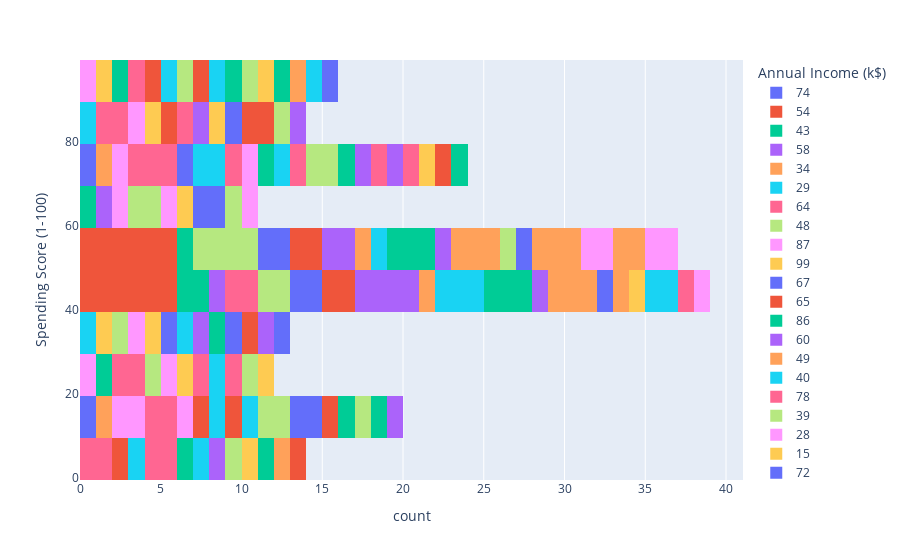

The code cell stored with this chart in its notebook:
### Code cell
px.histogram(df, y = 'Spending Score (1-100)', color = 'Annual Income (k$)')

### Figure 1 — Plotly figure (JSON) as saved in the notebook; plotly's stock layout.template omitted (floating-point values rounded to 4 significant figures)
{"data": [{"alignmentgroup": "True", "bingroup": "y", "hovertemplate": "Annual Income (k$)=74<br>count=%{x}<br>Spending Score (1-100)=%{y}<extra></extra>", "legendgroup": "74", "marker": {"color": "#636efa", "pattern": {"shape": ""}}, "name": "74", "offsetgroup": "74", "orientation": "h", "showlegend": true, "type": "histogram", "xaxis": "x", "y": [10, 72], "yaxis": "y"}, {"alignmentgroup": "True", "bingroup": "y", "hovertemplate": "Annual Income (k$)=54<br>count=%{x}<br>Spending Score (1-100)=%{y}<extra></extra>", "legendgroup": "54", "marker": {"color": "#EF553B", "pattern": {"shape": ""}}, "name": "54", "offsetgroup": "54", "orientation": "h", "showlegend": true, "type": "histogram", "xaxis": "x", "y": [46, 47, 53, 42, 41, 44, 55, 54, 48, 52, 51, 57], "yaxis": "y"}, {"alignmentgroup": "True", "bingroup": "y", "hovertemplate": "Annual Income (k$)=43<br>count=%{x}<br>Spending Score (1-100)=%{y}<extra></extra>", "legendgroup": "43", "marker": {"color": "#00cc96", "pattern": {"shape": ""}}, "name": "43", "offsetgroup": "43", "orientation": "h", "showlegend": true, "type": "histogram", "xaxis": "x", "y": [45, 54, 41, 60], "yaxis": "y"}, {"alignmentgroup": "True", "bingroup": "y", "hovertemplate": "Annual Income (k$)=58<br>count=%{x}<br>Spending Score (1-100)=%{y}<extra></extra>", "legendgroup": "58", "marker": {"color": "#ab63fa", "pattern": {"shape": ""}}, "name": "58", "offsetgroup": "58", "orientation": "h", "showlegend": true, "type": "histogram", "xaxis": "x", "y": [60, 46], "yaxis": "y"}, {"alignmentgroup": "True", "bingroup": "y", "hovertemplate": "Annual Income (k$)=34<br>count=%{x}<br>Spending Score (1-100)=%{y}<extra></extra>", "legendgroup": "34", "marker": {"color": "#FFA15A", "pattern": {"shape": ""}}, "name": "34", "offsetgroup": "34", "orientation": "h", "showlegend": true, "type": "histogram", "xaxis": "x", "y": [73, 17], "yaxis": "y"}, {"alignmentgroup": "True", "bingroup": "y", "hovertemplate": "Annual Income (k$)=29<br>count=%{x}<br>Spending Score (1-100)=%{y}<extra></extra>", "legendgroup": "29", "marker": {"color": "#19d3f3", "pattern": {"shape": ""}}, "name": "29", "offsetgroup": "29", "orientation": "h", "showlegend": true, "type": "histogram", "xaxis": "x", "y": [31, 87], "yaxis": "y"}, {"alignmentgroup": "True", "bingroup": "y", "hovertemplate": "Annual Income (k$)=64<br>count=%{x}<br>Spending Score (1-100)=%{y}<extra></extra>", "legendgroup": "64", "marker": {"color": "#FF6692", "pattern": {"shape": ""}}, "name": "64", "offsetgroup": "64", "orientation": "h", "showlegend": true, "type": "histogram", "xaxis": "x", "y": [42, 46], "yaxis": "y"}, {"alignmentgroup": "True", "bingroup": "y", "hovertemplate": "Annual Income (k$)=48<br>count=%{x}<br>Spending Score (1-100)=%{y}<extra></extra>", "legendgroup": "48", "marker": {"color": "#B6E880", "pattern": {"shape": ""}}, "name": "48", "offsetgroup": "48", "orientation": "h", "showlegend": true, "type": "histogram", "xaxis": "x", "y": [51, 48, 50, 59, 59, 47], "yaxis": "y"}, {"alignmentgroup": "True", "bingroup": "y", "hovertemplate": "Annual Income (k$)=87<br>count=%{x}<br>Spending Score (1-100)=%{y}<extra></extra>", "legendgroup": "87", "marker": {"color": "#FF97FF", "pattern": {"shape": ""}}, "name": "87", "offsetgroup": "87", "orientation": "h", "showlegend": true, "type": "histogram", "xaxis": "x", "y": [10, 63, 13, 75, 92, 27], "yaxis": "y"}, {"alignmentgroup": "True", "bingroup": "y", "hovertemplate": "Annual Income (k$)=99<br>count=%{x}<br>Spending Score (1-100)=%{y}<extra></extra>", "legendgroup": "99", "marker": {"color": "#FECB52", "pattern": {"shape": ""}}, "name": "99", "offsetgroup": "99", "orientation": "h", "showlegend": true, "type": "histogram", "xaxis": "x", "y": [97, 39], "yaxis": "y"}, {"alignmentgroup": "True", "bingroup": "y", "hovertemplate": "Annual Income (k$)=67<br>count=%{x}<br>Spending Score (1-100)=%{y}<extra></extra>", "legendgroup": "67", "marker": {"color": "#636efa", "pattern": {"shape": ""}}, "name": "67", "offsetgroup": "67", "orientation": "h", "showlegend": true, "type": "histogram", "xaxis": "x", "y": [56, 40, 43, 57], "yaxis": "y"}, {"alignmentgroup": "True", "bingroup": "y", "hovertemplate": "Annual Income (k$)=65<br>count=%{x}<br>Spending Score (1-100)=%{y}<extra></extra>", "legendgroup": "65", "marker": {"color": "#EF553B", "pattern": {"shape": ""}}, "name": "65", "offsetgroup": "65", "orientation": "h", "showlegend": true, "type": "histogram", "xaxis": "x", "y": [43, 50, 48, 59], "yaxis": "y"}, {"alignmentgroup": "True", "bingroup": "y", "hovertemplate": "Annual Income (k$)=86<br>count=%{x}<br>Spending Score (1-100)=%{y}<extra></extra>", "legendgroup": "86", "marker": {"color": "#00cc96", "pattern": {"shape": ""}}, "name": "86", "offsetgroup": "86", "orientation": "h", "showlegend": true, "type": "histogram", "xaxis": "x", "y": [95, 20], "yaxis": "y"}, {"alignmentgroup": "True", "bingroup": "y", "hovertemplate": "Annual Income (k$)=60<br>count=%{x}<br>Spending Score (1-100)=%{y}<extra></extra>", "legendgroup": "60", "marker": {"color": "#ab63fa", "pattern": {"shape": ""}}, "name": "60", "offsetgroup": "60", "orientation": "h", "showlegend": true, "type": "histogram", "xaxis": "x", "y": [40, 50, 52, 49, 47, 42], "yaxis": "y"}, {"alignmentgroup": "True", "bingroup": "y", "hovertemplate": "Annual Income (k$)=49<br>count=%{x}<br>Spending Score (1-100)=%{y}<extra></extra>", "legendgroup": "49", "marker": {"color": "#FFA15A", "pattern": {"shape": ""}}, "name": "49", "offsetgroup": "49", "orientation": "h", "showlegend": true, "type": "histogram", "xaxis": "x", "y": [55, 42], "yaxis": "y"}, {"alignmentgroup": "True", "bingroup": "y", "hovertemplate": "Annual Income (k$)=40<br>count=%{x}<br>Spending Score (1-100)=%{y}<extra></extra>", "legendgroup": "40", "marker": {"color": "#19d3f3", "pattern": {"shape": ""}}, "name": "40", "offsetgroup": "40", "orientation": "h", "showlegend": true, "type": "histogram", "xaxis": "x", "y": [42, 47, 55, 42], "yaxis": "y"}, {"alignmentgroup": "True", "bingroup": "y", "hovertemplate": "Annual Income (k$)=78<br>count=%{x}<br>Spending Score (1-100)=%{y}<extra></extra>", "legendgroup": "78", "marker": {"color": "#FF6692", "pattern": {"shape": ""}}, "name": "78", "offsetgroup": "78", "orientation": "h", "showlegend": true, "type": "histogram", "xaxis": "x", "y": [78, 20, 73, 90, 22, 17, 1, 16, 89, 88, 1, 76], "yaxis": "y"}, {"alignmentgroup": "True", "bingroup": "y", "hovertemplate": "Annual Income (k$)=39<br>count=%{x}<br>Spending Score (1-100)=%{y}<extra></extra>", "legendgroup": "39", "marker": {"color": "#B6E880", "pattern": {"shape": ""}}, "name": "39", "offsetgroup": "39", "orientation": "h", "showlegend": true, "type": "histogram", "xaxis": "x", "y": [61, 28, 36, 65], "yaxis": "y"}, {"alignmentgroup": "True", "bingroup": "y", "hovertemplate": "Annual Income (k$)=28<br>count=%{x}<br>Spending Score (1-100)=%{y}<extra></extra>", "legendgroup": "28", "marker": {"color": "#FF97FF", "pattern": {"shape": ""}}, "name": "28", "offsetgroup": "28", "orientation": "h", "showlegend": true, "type": "histogram", "xaxis": "x", "y": [14, 82, 61, 32], "yaxis": "y"}, {"alignmentgroup": "True", "bingroup": "y", "hovertemplate": "Annual Income (k$)=15<br>count=%{x}<br>Spending Score (1-100)=%{y}<extra></extra>", "legendgroup": "15", "marker": {"color": "#FECB52", "pattern": {"shape": ""}}, "name": "15", "offsetgroup": "15", "orientation": "h", "showlegend": true, "type": "histogram", "xaxis": "x", "y": [81, 39], "yaxis": "y"}, {"alignmentgroup": "True", "bingroup": "y", "hovertemplate": "Annual Income (k$)=72<br>count=%{x}<br>Spending Score (1-100)=%{y}<extra></extra>", "legendgroup": "72", "marker": {"color": "#636efa", "pattern": {"shape": ""}}, "name": "72", "offsetgroup": "72", "orientation": "h", "showlegend": true, "type": "histogram", "xaxis": "x", "y": [34, 71], "yaxis": "y"}, {"alignmentgroup": "True", "bingroup": "y", "hovertemplate": "Annual Income (k$)=33<br>count=%{x}<br>Spending Score (1-100)=%{y}<extra></extra>", "legendgroup": "33", "marker": {"color": "#EF553B", "pattern": {"shape": ""}}, "name": "33", "offsetgroup": "33", "orientation": "h", "showlegend": true, "type": "histogram", "xaxis": "x", "y": [81, 92, 14, 4], "yaxis": "y"}, {"alignmentgroup": "True", "bingroup": "y", "hovertemplate": "Annual Income (k$)=63<br>count=%{x}<br>Spending Score (1-100)=%{y}<extra></extra>", "legendgroup": "63", "marker": {"color": "#00cc96", "pattern": {"shape": ""}}, "name": "63", "offsetgroup": "63", "orientation": "h", "showlegend": true, "type": "histogram", "xaxis": "x", "y": [43, 46, 54, 52, 50, 48], "yaxis": "y"}, {"alignmentgroup": "True", "bingroup": "y", "hovertemplate": "Annual Income (k$)=59<br>count=%{x}<br>Spending Score (1-100)=%{y}<extra></extra>", "legendgroup": "59", "marker": {"color": "#ab63fa", "pattern": {"shape": ""}}, "name": "59", "offsetgroup": "59", "orientation": "h", "showlegend": true, "type": "histogram", "xaxis": "x", "y": [41, 55], "yaxis": "y"}, {"alignmentgroup": "True", "bingroup": "y", "hovertemplate": "Annual Income (k$)=62<br>count=%{x}<br>Spending Score (1-100)=%{y}<extra></extra>", "legendgroup": "62", "marker": {"color": "#FFA15A", "pattern": {"shape": ""}}, "name": "62", "offsetgroup": "62", "orientation": "h", "showlegend": true, "type": "histogram", "xaxis": "x", "y": [56, 41, 42, 55, 48, 59], "yaxis": "y"}, {"alignmentgroup": "True", "bingroup": "y", "hovertemplate": "Annual Income (k$)=71<br>count=%{x}<br>Spending Score (1-100)=%{y}<extra></extra>", "legendgroup": "71", "marker": {"color": "#19d3f3", "pattern": {"shape": ""}}, "name": "71", "offsetgroup": "71", "orientation": "h", "showlegend": true, "type": "histogram", "xaxis": "x", "y": [95, 75, 11, 35, 75, 9], "yaxis": "y"}, {"alignmentgroup": "True", "bingroup": "y", "hovertemplate": "Annual Income (k$)=73<br>count=%{x}<br>Spending Score (1-100)=%{y}<extra></extra>", "legendgroup": "73", "marker": {"color": "#FF6692", "pattern": {"shape": ""}}, "name": "73", "offsetgroup": "73", "orientation": "h", "showlegend": true, "type": "histogram", "xaxis": "x", "y": [7, 88, 73, 5], "yaxis": "y"}, {"alignmentgroup": "True", "bingroup": "y", "hovertemplate": "Annual Income (k$)=69<br>count=%{x}<br>Spending Score (1-100)=%{y}<extra></extra>", "legendgroup": "69", "marker": {"color": "#B6E880", "pattern": {"shape": ""}}, "name": "69", "offsetgroup": "69", "orientation": "h", "showlegend": true, "type": "histogram", "xaxis": "x", "y": [58, 91], "yaxis": "y"}, {"alignmentgroup": "True", "bingroup": "y", "hovertemplate": "Annual Income (k$)=126<br>count=%{x}<br>Spending Score (1-100)=%{y}<extra></extra>", "legendgroup": "126", "marker": {"color": "#FF97FF", "pattern": {"shape": ""}}, "name": "126", "offsetgroup": "126", "orientation": "h", "showlegend": true, "type": "histogram", "xaxis": "x", "y": [74, 28], "yaxis": "y"}, {"alignmentgroup": "True", "bingroup": "y", "hovertemplate": "Annual Income (k$)=101<br>count=%{x}<br>Spending Score (1-100)=%{y}<extra></extra>", "legendgroup": "101", "marker": {"color": "#FECB52", "pattern": {"shape": ""}}, "name": "101", "offsetgroup": "101", "orientation": "h", "showlegend": true, "type": "histogram", "xaxis": "x", "y": [24, 68], "yaxis": "y"}, {"alignmentgroup": "True", "bingroup": "y", "hovertemplate": "Annual Income (k$)=44<br>count=%{x}<br>Spending Score (1-100)=%{y}<extra></extra>", "legendgroup": "44", "marker": {"color": "#636efa", "pattern": {"shape": ""}}, "name": "44", "offsetgroup": "44", "orientation": "h", "showlegend": true, "type": "histogram", "xaxis": "x", "y": [50, 46], "yaxis": "y"}, {"alignmentgroup": "True", "bingroup": "y", "hovertemplate": "Annual Income (k$)=93<br>count=%{x}<br>Spending Score (1-100)=%{y}<extra></extra>", "legendgroup": "93", "marker": {"color": "#EF553B", "pattern": {"shape": ""}}, "name": "93", "offsetgroup": "93", "orientation": "h", "showlegend": true, "type": "histogram", "xaxis": "x", "y": [90, 14], "yaxis": "y"}, {"alignmentgroup": "True", "bingroup": "y", "hovertemplate": "Annual Income (k$)=25<br>count=%{x}<br>Spending Score (1-100)=%{y}<extra></extra>", "legendgroup": "25", "marker": {"color": "#00cc96", "pattern": {"shape": ""}}, "name": "25", "offsetgroup": "25", "orientation": "h", "showlegend": true, "type": "histogram", "xaxis": "x", "y": [73, 5], "yaxis": "y"}, {"alignmentgroup": "True", "bingroup": "y", "hovertemplate": "Annual Income (k$)=97<br>count=%{x}<br>Spending Score (1-100)=%{y}<extra></extra>", "legendgroup": "97", "marker": {"color": "#ab63fa", "pattern": {"shape": ""}}, "name": "97", "offsetgroup": "97", "orientation": "h", "showlegend": true, "type": "histogram", "xaxis": "x", "y": [86, 32], "yaxis": "y"}, {"alignmentgroup": "True", "bingroup": "y", "hovertemplate": "Annual Income (k$)=46<br>count=%{x}<br>Spending Score (1-100)=%{y}<extra></extra>", "legendgroup": "46", "marker": {"color": "#FFA15A", "pattern": {"shape": ""}}, "name": "46", "offsetgroup": "46", "orientation": "h", "showlegend": true, "type": "histogram", "xaxis": "x", "y": [46, 56, 55, 51], "yaxis": "y"}, {"alignmentgroup": "True", "bingroup": "y", "hovertemplate": "Annual Income (k$)=19<br>count=%{x}<br>Spending Score (1-100)=%{y}<extra></extra>", "legendgroup": "19", "marker": {"color": "#19d3f3", "pattern": {"shape": ""}}, "name": "19", "offsetgroup": "19", "orientation": "h", "showlegend": true, "type": "histogram", "xaxis": "x", "y": [99, 3, 72, 14], "yaxis": "y"}, {"alignmentgroup": "True", "bingroup": "y", "hovertemplate": "Annual Income (k$)=85<br>count=%{x}<br>Spending Score (1-100)=%{y}<extra></extra>", "legendgroup": "85", "marker": {"color": "#FF6692", "pattern": {"shape": ""}}, "name": "85", "offsetgroup": "85", "orientation": "h", "showlegend": true, "type": "histogram", "xaxis": "x", "y": [75, 26], "yaxis": "y"}, {"alignmentgroup": "True", "bingroup": "y", "hovertemplate": "Annual Income (k$)=20<br>count=%{x}<br>Spending Score (1-100)=%{y}<extra></extra>", "legendgroup": "20", "marker": {"color": "#B6E880", "pattern": {"shape": ""}}, "name": "20", "offsetgroup": "20", "orientation": "h", "showlegend": true, "type": "histogram", "xaxis": "x", "y": [77, 79, 15, 13], "yaxis": "y"}, {"alignmentgroup": "True", "bingroup": "y", "hovertemplate": "Annual Income (k$)=57<br>count=%{x}<br>Spending Score (1-100)=%{y}<extra></extra>", "legendgroup": "57", "marker": {"color": "#FF97FF", "pattern": {"shape": ""}}, "name": "57", "offsetgroup": "57", "orientation": "h", "showlegend": true, "type": "histogram", "xaxis": "x", "y": [58, 55], "yaxis": "y"}, {"alignmentgroup": "True", "bingroup": "y", "hovertemplate": "Annual Income (k$)=76<br>count=%{x}<br>Spending Score (1-100)=%{y}<extra></extra>", "legendgroup": "76", "marker": {"color": "#FECB52", "pattern": {"shape": ""}}, "name": "76", "offsetgroup": "76", "orientation": "h", "showlegend": true, "type": "histogram", "xaxis": "x", "y": [40, 87], "yaxis": "y"}, {"alignmentgroup": "True", "bingroup": "y", "hovertemplate": "Annual Income (k$)=88<br>count=%{x}<br>Spending Score (1-100)=%{y}<extra></extra>", "legendgroup": "88", "marker": {"color": "#636efa", "pattern": {"shape": ""}}, "name": "88", "offsetgroup": "88", "orientation": "h", "showlegend": true, "type": "histogram", "xaxis": "x", "y": [69, 86, 15, 13], "yaxis": "y"}, {"alignmentgroup": "True", "bingroup": "y", "hovertemplate": "Annual Income (k$)=137<br>count=%{x}<br>Spending Score (1-100)=%{y}<extra></extra>", "legendgroup": "137", "marker": {"color": "#EF553B", "pattern": {"shape": ""}}, "name": "137", "offsetgroup": "137", "orientation": "h", "showlegend": true, "type": "histogram", "xaxis": "x", "y": [18, 83], "yaxis": "y"}, {"alignmentgroup": "True", "bingroup": "y", "hovertemplate": "Annual Income (k$)=77<br>count=%{x}<br>Spending Score (1-100)=%{y}<extra></extra>", "legendgroup": "77", "marker": {"color": "#00cc96", "pattern": {"shape": ""}}, "name": "77", "offsetgroup": "77", "orientation": "h", "showlegend": true, "type": "histogram", "xaxis": "x", "y": [36, 12, 74, 97], "yaxis": "y"}, {"alignmentgroup": "True", "bingroup": "y", "hovertemplate": "Annual Income (k$)=30<br>count=%{x}<br>Spending Score (1-100)=%{y}<extra></extra>", "legendgroup": "30", "marker": {"color": "#ab63fa", "pattern": {"shape": ""}}, "name": "30", "offsetgroup": "30", "orientation": "h", "showlegend": true, "type": "histogram", "xaxis": "x", "y": [73, 4], "yaxis": "y"}, {"alignmentgroup": "True", "bingroup": "y", "hovertemplate": "Annual Income (k$)=47<br>count=%{x}<br>Spending Score (1-100)=%{y}<extra></extra>", "legendgroup": "47", "marker": {"color": "#FFA15A", "pattern": {"shape": ""}}, "name": "47", "offsetgroup": "47", "orientation": "h", "showlegend": true, "type": "histogram", "xaxis": "x", "y": [59, 52], "yaxis": "y"}, {"alignmentgroup": "True", "bingroup": "y", "hovertemplate": "Annual Income (k$)=61<br>count=%{x}<br>Spending Score (1-100)=%{y}<extra></extra>", "legendgroup": "61", "marker": {"color": "#19d3f3", "pattern": {"shape": ""}}, "name": "61", "offsetgroup": "61", "orientation": "h", "showlegend": true, "type": "histogram", "xaxis": "x", "y": [49, 42], "yaxis": "y"}, {"alignmentgroup": "True", "bingroup": "y", "hovertemplate": "Annual Income (k$)=17<br>count=%{x}<br>Spending Score (1-100)=%{y}<extra></extra>", "legendgroup": "17", "marker": {"color": "#FF6692", "pattern": {"shape": ""}}, "name": "17", "offsetgroup": "17", "orientation": "h", "showlegend": true, "type": "histogram", "xaxis": "x", "y": [40, 76], "yaxis": "y"}, {"alignmentgroup": "True", "bingroup": "y", "hovertemplate": "Annual Income (k$)=75<br>count=%{x}<br>Spending Score (1-100)=%{y}<extra></extra>", "legendgroup": "75", "marker": {"color": "#B6E880", "pattern": {"shape": ""}}, "name": "75", "offsetgroup": "75", "orientation": "h", "showlegend": true, "type": "histogram", "xaxis": "x", "y": [5, 93], "yaxis": "y"}, {"alignmentgroup": "True", "bingroup": "y", "hovertemplate": "Annual Income (k$)=50<br>count=%{x}<br>Spending Score (1-100)=%{y}<extra></extra>", "legendgroup": "50", "marker": {"color": "#FF97FF", "pattern": {"shape": ""}}, "name": "50", "offsetgroup": "50", "orientation": "h", "showlegend": true, "type": "histogram", "xaxis": "x", "y": [56, 49], "yaxis": "y"}, {"alignmentgroup": "True", "bingroup": "y", "hovertemplate": "Annual Income (k$)=113<br>count=%{x}<br>Spending Score (1-100)=%{y}<extra></extra>", "legendgroup": "113", "marker": {"color": "#FECB52", "pattern": {"shape": ""}}, "name": "113", "offsetgroup": "113", "orientation": "h", "showlegend": true, "type": "histogram", "xaxis": "x", "y": [8, 91], "yaxis": "y"}, {"alignmentgroup": "True", "bingroup": "y", "hovertemplate": "Annual Income (k$)=21<br>count=%{x}<br>Spending Score (1-100)=%{y}<extra></extra>", "legendgroup": "21", "marker": {"color": "#636efa", "pattern": {"shape": ""}}, "name": "21", "offsetgroup": "21", "orientation": "h", "showlegend": true, "type": "histogram", "xaxis": "x", "y": [66, 35], "yaxis": "y"}, {"alignmentgroup": "True", "bingroup": "y", "hovertemplate": "Annual Income (k$)=79<br>count=%{x}<br>Spending Score (1-100)=%{y}<extra></extra>", "legendgroup": "79", "marker": {"color": "#EF553B", "pattern": {"shape": ""}}, "name": "79", "offsetgroup": "79", "orientation": "h", "showlegend": true, "type": "histogram", "xaxis": "x", "y": [35, 83], "yaxis": "y"}, {"alignmentgroup": "True", "bingroup": "y", "hovertemplate": "Annual Income (k$)=18<br>count=%{x}<br>Spending Score (1-100)=%{y}<extra></extra>", "legendgroup": "18", "marker": {"color": "#00cc96", "pattern": {"shape": ""}}, "name": "18", "offsetgroup": "18", "orientation": "h", "showlegend": true, "type": "histogram", "xaxis": "x", "y": [6, 94], "yaxis": "y"}, {"alignmentgroup": "True", "bingroup": "y", "hovertemplate": "Annual Income (k$)=24<br>count=%{x}<br>Spending Score (1-100)=%{y}<extra></extra>", "legendgroup": "24", "marker": {"color": "#ab63fa", "pattern": {"shape": ""}}, "name": "24", "offsetgroup": "24", "orientation": "h", "showlegend": true, "type": "histogram", "xaxis": "x", "y": [73, 35], "yaxis": "y"}, {"alignmentgroup": "True", "bingroup": "y", "hovertemplate": "Annual Income (k$)=81<br>count=%{x}<br>Spending Score (1-100)=%{y}<extra></extra>", "legendgroup": "81", "marker": {"color": "#FFA15A", "pattern": {"shape": ""}}, "name": "81", "offsetgroup": "81", "orientation": "h", "showlegend": true, "type": "histogram", "xaxis": "x", "y": [93, 5], "yaxis": "y"}, {"alignmentgroup": "True", "bingroup": "y", "hovertemplate": "Annual Income (k$)=23<br>count=%{x}<br>Spending Score (1-100)=%{y}<extra></extra>", "legendgroup": "23", "marker": {"color": "#19d3f3", "pattern": {"shape": ""}}, "name": "23", "offsetgroup": "23", "orientation": "h", "showlegend": true, "type": "histogram", "xaxis": "x", "y": [29, 98], "yaxis": "y"}, {"alignmentgroup": "True", "bingroup": "y", "hovertemplate": "Annual Income (k$)=37<br>count=%{x}<br>Spending Score (1-100)=%{y}<extra></extra>", "legendgroup": "37", "marker": {"color": "#FF6692", "pattern": {"shape": ""}}, "name": "37", "offsetgroup": "37", "orientation": "h", "showlegend": true, "type": "histogram", "xaxis": "x", "y": [75, 26], "yaxis": "y"}, {"alignmentgroup": "True", "bingroup": "y", "hovertemplate": "Annual Income (k$)=103<br>count=%{x}<br>Spending Score (1-100)=%{y}<extra></extra>", "legendgroup": "103", "marker": {"color": "#B6E880", "pattern": {"shape": ""}}, "name": "103", "offsetgroup": "103", "orientation": "h", "showlegend": true, "type": "histogram", "xaxis": "x", "y": [85, 23, 17, 69], "yaxis": "y"}, {"alignmentgroup": "True", "bingroup": "y", "hovertemplate": "Annual Income (k$)=42<br>count=%{x}<br>Spending Score (1-100)=%{y}<extra></extra>", "legendgroup": "42", "marker": {"color": "#FF97FF", "pattern": {"shape": ""}}, "name": "42", "offsetgroup": "42", "orientation": "h", "showlegend": true, "type": "histogram", "xaxis": "x", "y": [60, 52], "yaxis": "y"}, {"alignmentgroup": "True", "bingroup": "y", "hovertemplate": "Annual Income (k$)=70<br>count=%{x}<br>Spending Score (1-100)=%{y}<extra></extra>", "legendgroup": "70", "marker": {"color": "#FECB52", "pattern": {"shape": ""}}, "name": "70", "offsetgroup": "70", "orientation": "h", "showlegend": true, "type": "histogram", "xaxis": "x", "y": [77, 29], "yaxis": "y"}, {"alignmentgroup": "True", "bingroup": "y", "hovertemplate": "Annual Income (k$)=38<br>count=%{x}<br>Spending Score (1-100)=%{y}<extra></extra>", "legendgroup": "38", "marker": {"color": "#636efa", "pattern": {"shape": ""}}, "name": "38", "offsetgroup": "38", "orientation": "h", "showlegend": true, "type": "histogram", "xaxis": "x", "y": [35, 92], "yaxis": "y"}, {"alignmentgroup": "True", "bingroup": "y", "hovertemplate": "Annual Income (k$)=16<br>count=%{x}<br>Spending Score (1-100)=%{y}<extra></extra>", "legendgroup": "16", "marker": {"color": "#EF553B", "pattern": {"shape": ""}}, "name": "16", "offsetgroup": "16", "orientation": "h", "showlegend": true, "type": "histogram", "xaxis": "x", "y": [77, 6], "yaxis": "y"}, {"alignmentgroup": "True", "bingroup": "y", "hovertemplate": "Annual Income (k$)=120<br>count=%{x}<br>Spending Score (1-100)=%{y}<extra></extra>", "legendgroup": "120", "marker": {"color": "#00cc96", "pattern": {"shape": ""}}, "name": "120", "offsetgroup": "120", "orientation": "h", "showlegend": true, "type": "histogram", "xaxis": "x", "y": [16, 79], "yaxis": "y"}, {"alignmentgroup": "True", "bingroup": "y", "hovertemplate": "Annual Income (k$)=98<br>count=%{x}<br>Spending Score (1-100)=%{y}<extra></extra>", "legendgroup": "98", "marker": {"color": "#ab63fa", "pattern": {"shape": ""}}, "name": "98", "offsetgroup": "98", "orientation": "h", "showlegend": true, "type": "histogram", "xaxis": "x", "y": [88, 15], "yaxis": "y"}], "layout": {"barmode": "relative", "legend": {"title": {"text": "Annual Income (k$)"}, "tracegroupgap": 0}, "margin": {"t": 60}, "xaxis": {"anchor": "y", "domain": [0, 1], "title": {"text": "count"}}, "yaxis": {"anchor": "x", "domain": [0, 1], "title": {"text": "Spending Score (1-100)"}}}}
